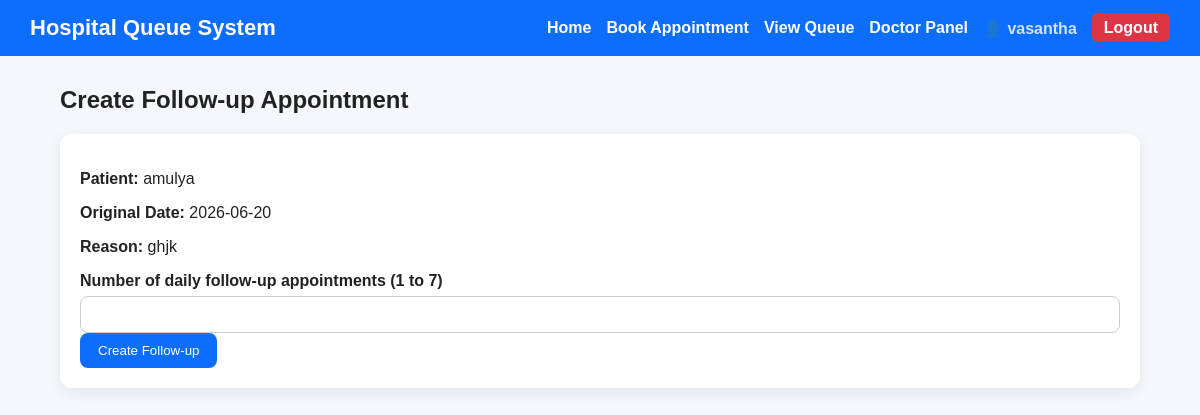
Page /followup/1 (signed in) on the committed database.
### tables this page shows
CREATE TABLE appointments (
            id INTEGER PRIMARY KEY AUTOINCREMENT,
            patient_name TEXT NOT NULL,
            age INTEGER NOT NULL,
            gender TEXT NOT NULL,
            phone TEXT NOT NULL,
            appointment_date TEXT NOT NULL,
            appointment_time TEXT NOT NULL,
            reason TEXT NOT NULL,
            is_emergency INTEGER DEFAULT 0,
            status TEXT DEFAULT 'Waiting',
            payment_status TEXT DEFAULT 'Pending',
            created_at TEXT NOT NULL,
            followup_group TEXT DEFAULT NULL,
            user_id INTEGER,
            doctor_id INTEGER,
            FOREIGN KEY (user_id) REFERENCES users(id),
            FOREIGN KEY (doctor_id) REFERENCES doctors(id)
        );

### app.py (the view, shortened to what this page needs)
@app.route("/followup/<int:appointment_id>", methods=["GET", "POST"])
@login_required
def followup(appointment_id):
    conn        = get_db_connection()
    appointment = conn.execute("SELECT * FROM appointments WHERE id = ?", (appointment_id,)).fetchone()
    if not appointment:
        conn.close()
        flash("Appointment not found.")
        return redirect(url_for("doctor"))
    conn.close()
    return render_template("followup.html", appointment=appointment)

### app.py (called while the page is built)
def get_db_connection():
    conn = sqlite3.connect(DATABASE)
    conn.row_factory = sqlite3.Row
    return conn

def login_required(f):
    from functools import wraps
    @wraps(f)
    def decorated(*args, **kwargs):
        if "user_id" not in session:
            flash("Please login to access this page.")
            return redirect(url_for("login"))
        return f(*args, **kwargs)
    return decorated

### templates/followup.html
{% extends 'base.html' %}
{% block content %}
<h2>Create Follow-up Appointment</h2>
<div class="form-card">
    <p><strong>Patient:</strong> {{ appointment['patient_name'] }}</p>
    <p><strong>Original Date:</strong> {{ appointment['appointment_date'] }}</p>
    <p><strong>Reason:</strong> {{ appointment['reason'] }}</p>
    <form method="POST">
        <label>Number of daily follow-up appointments (1 to 7)</label>
        <input type="number" name="followup_days" min="1" max="7" required>
        <button type="submit" class="btn">Create Follow-up</button>
    </form>
</div>
{% endblock %}

### static/css/style.css (style rules this page uses)
body { margin: 0; font-family: Arial, sans-serif; background: #f4f7fb; color: #222; }
.btn, .btn-small { background: #0d6efd; color: white; padding: 10px 18px; text-decoration: none; border: none; border-radius: 8px; cursor: pointer; display: inline-block; }
.card, .form-card { background: white; padding: 20px; border-radius: 12px; box-shadow: 0 4px 14px rgba(0,0,0,0.08); }
form label { display: block; margin-top: 12px; margin-bottom: 6px; font-weight: bold; }
form input, form select, form textarea { width: 100%; padding: 10px; border: 1px solid #ccc; border-radius: 8px; box-sizing: border-box; }

### rows in the picture
appointments: patient_name "amulya", appointment_date "2026-06-20", reason "ghjk"

### other values in the picture
{{ session.get('username') }} "vasantha"
